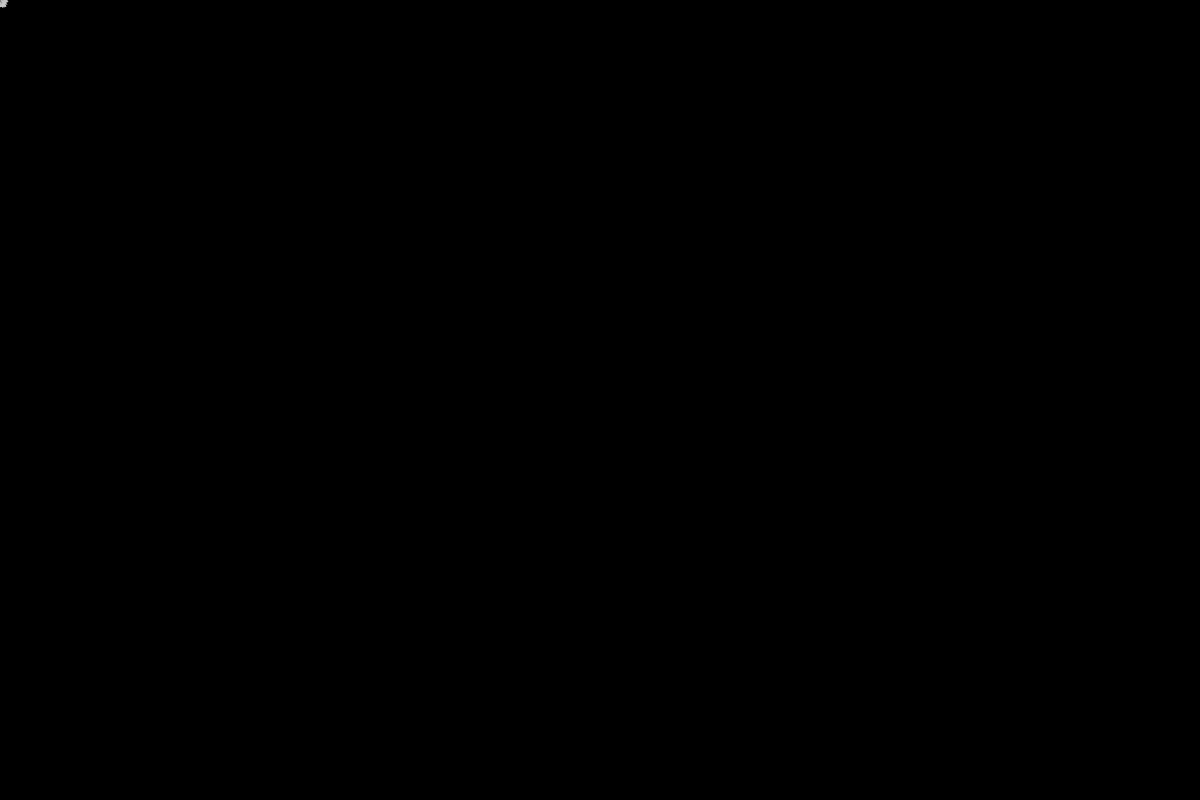
Frame 1 (no input)
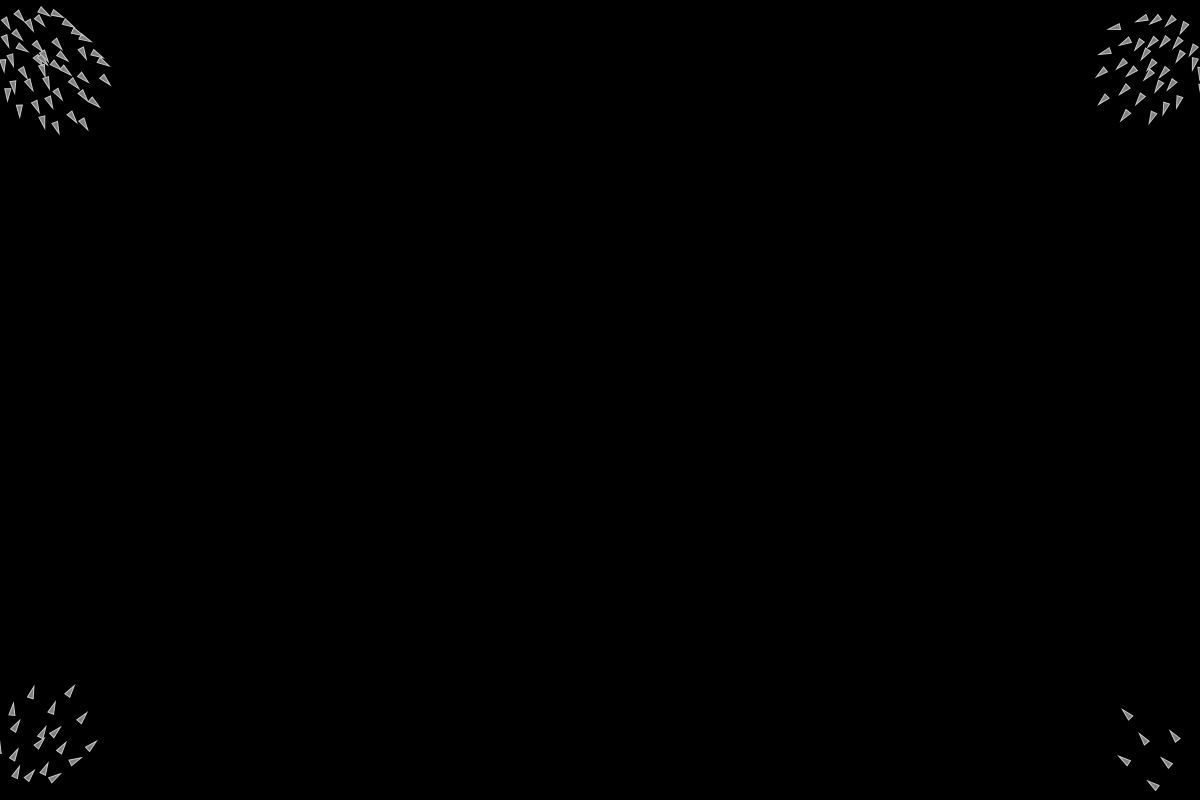
Frame 60 (no input)
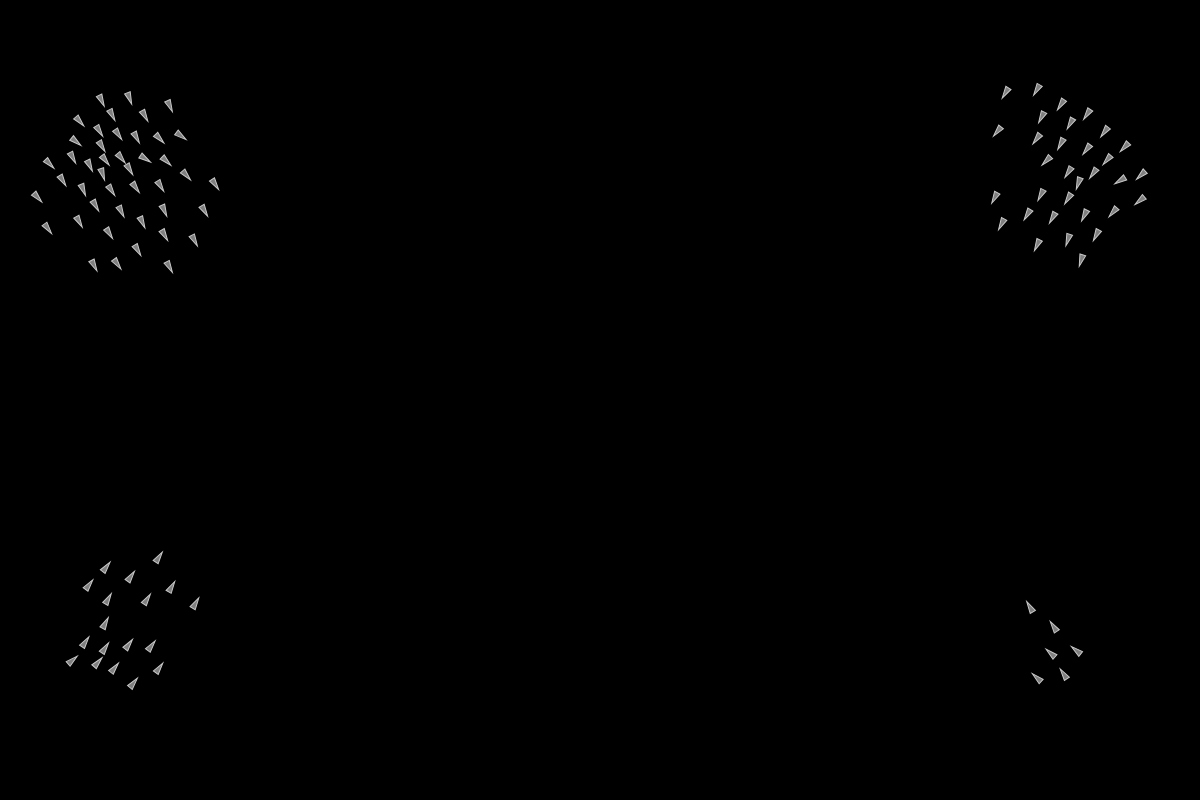
Frame 120 (the mouse pressed at the canvas centre since frame 60)

The p5.js sketch that drew these frames (run headless with seeded random() and noise() and a simulated clock; from frame 60 on, the mouse is pressed at the canvas centre):

// p5.js sketch
// ── sketch.js
let flock

function setup() {
  createCanvas(1200, 800);
  createP("Drag the mouse to create more blirds")
  
  flock = new Flock()
  
  for (let i=0; i<100; i++){
    let b = new Blird()
    flock.addBlird(b)
  }
}

function draw() {
  background(0);
  flock.run()  
}

function mouseDragged(){
  flock.addBlird(new Blird(mouseX, mouseY))
}


// ── blird.js
class Blird {
  
  constructor(x,y){
    this.position = createVector(x,y)
    this.velocity = createVector(random(-1,1), random(-1,1))
    this.acceleration = createVector(0,0)
    this.r = 3.0
    this.maxspeed = 3
    this.maxforce = 0.05
  }
  
  run(blirds){
    this.flock(blirds)
    this.update()
    this.borders()
    this.render()
  }
  
  applyForce(force){
    this.acceleration.add(force)
  }
  
  flock(blirds){
    let sep = this.separate(blirds)
    let ali = this.align(blirds)
    let coh = this.cohesion(blirds)
    
    sep.mult(1.5)
    ali.mult(1.0)
    coh.mult(1.0)
    
    this.applyForce(sep)
    this.applyForce(ali)
    this.applyForce(coh)
  }
  
  update(){
    this.velocity.add(this.acceleration)
    this.velocity.limit(this.maxspeed)
    this.position.add(this.velocity)
    this.acceleration.mult(0)
  }
  
  seek(target){
    let desired = p5.Vector.sub(target, this.position)
    desired.normalize()
    desired.mult(this.maxspeed)
    let steer = p5.Vector.sub(desired, this.velocity)
    steer.limit(this.maxforce)
    return steer
  }

  render(){
    let theta = this.velocity.heading() + radians(90)
    fill(127)
    stroke(200)
    push()
    translate(this.position.x, this.position.y)
    rotate(theta)
    beginShape()
    vertex(0, -this.r * 2)
    vertex(-this.r, this.r * 2)
    vertex(this.r, this.r *2)
    endShape(CLOSE)
    pop()
  }
  
  borders(){
    if (this.position.x < -this.r)  this.position.x = width + this.r;
  if (this.position.y < -this.r)  this.position.y = height + this.r;
  if (this.position.x > width + this.r) this.position.x = -this.r;
  if (this.position.y > height + this.r) this.position.y = -this.r;
  }
  
  separate(blirds){
    let desiredseparation= 25.0
    let steer = createVector(0,0)
    let count = 0
    
    for (let i=0; i< blirds.length; ++i){
      let d = p5.Vector.dist(this.position, blirds[i].position)
      
      if ((d>0) && (d<desiredseparation)){
        let diff = p5.Vector.sub(this.position, blirds[i].position)
        diff.normalize()
        diff.div(d)
        steer.add(diff)
        count++
      }
    }
    
    if(count>0){
      steer.div(count)
    }
    
    if (steer.mag()>0){
      steer.normalize()
      steer.mult(this.maxspeed)
      steer.sub(this.velocity)
      steer.limit(this.maxforce)
    }
    
    return steer
  }
  
  
  align(blirds){
    let neighbhordist = 50.0
    let sum = createVector(0,0)
    let count = 0
    
    for (let i=0; i< blirds.length; ++i){
      let d = p5.Vector.dist(this.position, blirds[i].position)
      
      if ((d>0) && (d<neighbhordist)){
        
        sum.add(blirds[i].velocity)
        count ++
      }
    }
    
    if(count>0){
      sum.div(count)
      sum.normalize()
      sum.mult(this.maxspeed)
      let steer = p5.Vector.sub(sum, this.velocity)
      steer.limit(this.maxforce)
      return steer
    } else {
      return createVector(0,0)
    }
  }
  
  cohesion(blirds){
    let neighbhordist = 50
    let sum = createVector(0,0)
    let count = 0
    for(let i=0; i< blirds.length; i++){
      let d = p5.Vector.dist(this.position, blirds[i].position)
      if ((d>0) && (d<neighbhordist)){
        sum.add(blirds[i].position)
        count++
      }
    }
    
    if (count>0){
      sum.div(count)
      return this.seek(sum)
    } else {
      return createVector(0,0)
    }
  }
  
  
}
// ── flock.js
class Flock{
  constructor(x, y){
    this.blirds = []
  }
  
  run(){
    for(let i=0; i< this.blirds.length; i++){
      this.blirds[i].run(this.blirds)
    }
  }
  
  addBlird(b){
    this.blirds.push(b)
  }
}
